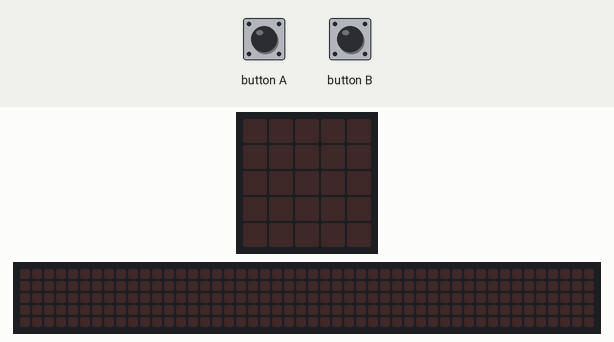
The program below on a simulated BBC micro:bit (MakeCode). On the bench: the board's 5×5 LED display, a strip that is not on the board, showing the scrolling text unrolled. The inputs (shaded band) are chosen by the test bench. The 48×5 strip is a reading aid, not a part: it shows the text the display is scrolling, unrolled, one strip-width of it at a time.

Above: at 1.2 s.
1.3 s: button A pressed for 0.15 s
At 1.52 s:
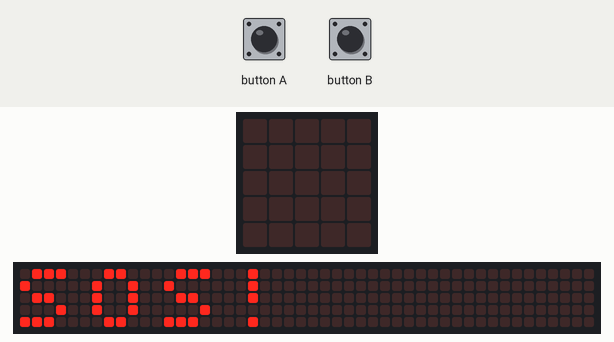
4.3 s: button B pressed for 0.15 s
At 6.3 s:
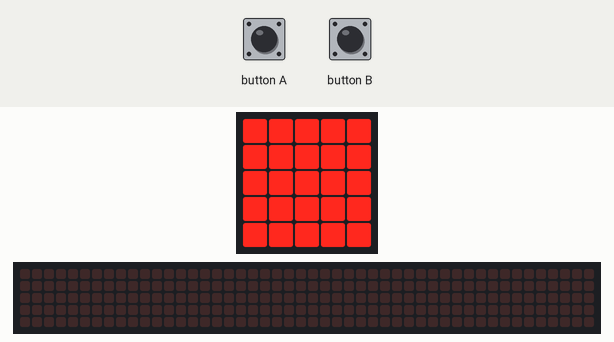
7.4 s: button A pressed for 0.15 s
At 8.22 s:
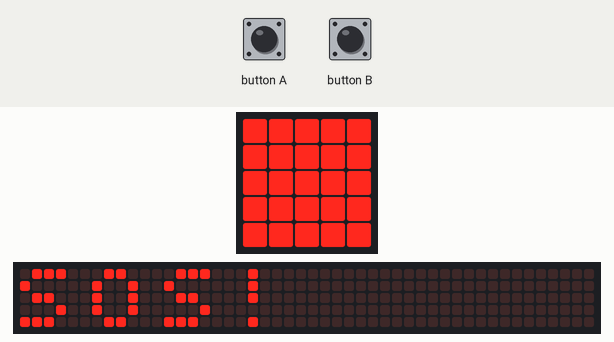
10.4 s: button A pressed for 0.15 s
At 12.87 s:
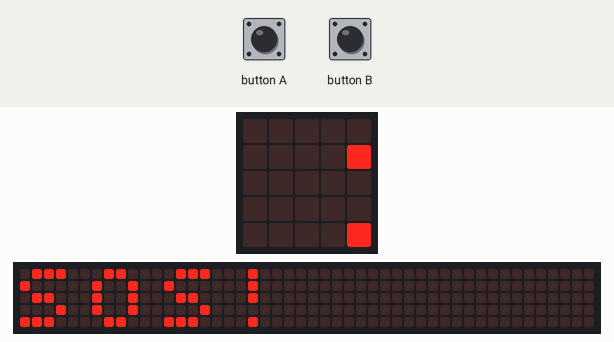

The program:

morse-code-sos.py
```python
index = 0

def on_button_pressed_a():
    basic.show_string("SOS!")
input.on_button_pressed(Button.A, on_button_pressed_a)

def on_button_pressed_b():
    global index
    while index < 3:
        basic.show_leds("""
            # # # # #
            # # # # #
            # # # # #
            # # # # #
            # # # # #
            """)
        basic.pause(100)
        basic.show_leds("""
            . . . . .
            . . . . .
            . . . . .
            . . . . .
            . . . . .
            """)
        index += 1
    basic.pause(100)
    index = 0
    while index < 3:
        basic.show_leds("""
            # # # # #
            # # # # #
            # # # # #
            # # # # #
            # # # # #
            """)
        basic.pause(1000)
        basic.show_leds("""
            . . . . .
            . . . . .
            . . . . .
            . . . . .
            . . . . .
            """)
        index += 1
    basic.pause(100)
    index = 0
    while index < 3:
        basic.show_leds("""
            # # # # #
            # # # # #
            # # # # #
            # # # # #
            # # # # #
            """)
        basic.pause(100)
        basic.show_leds("""
            . . . . .
            . . . . .
            . . . . .
            . . . . .
            . . . . .
            """)
        index += 1
input.on_button_pressed(Button.B, on_button_pressed_b)
```

Measured:
- after the input at 1.3 s, the display: changes after 0.15 s (image 1)
- after the input at 4.3 s, the display: first differs from a run without the input after 1.7 s (image 2)
- after the input at 7.4 s, the display: first differs from a run without the input after 0.75 s (image 3)
- what the display in image 2 shows lasts 0.5 s, from 6.0 s to 6.5 s
